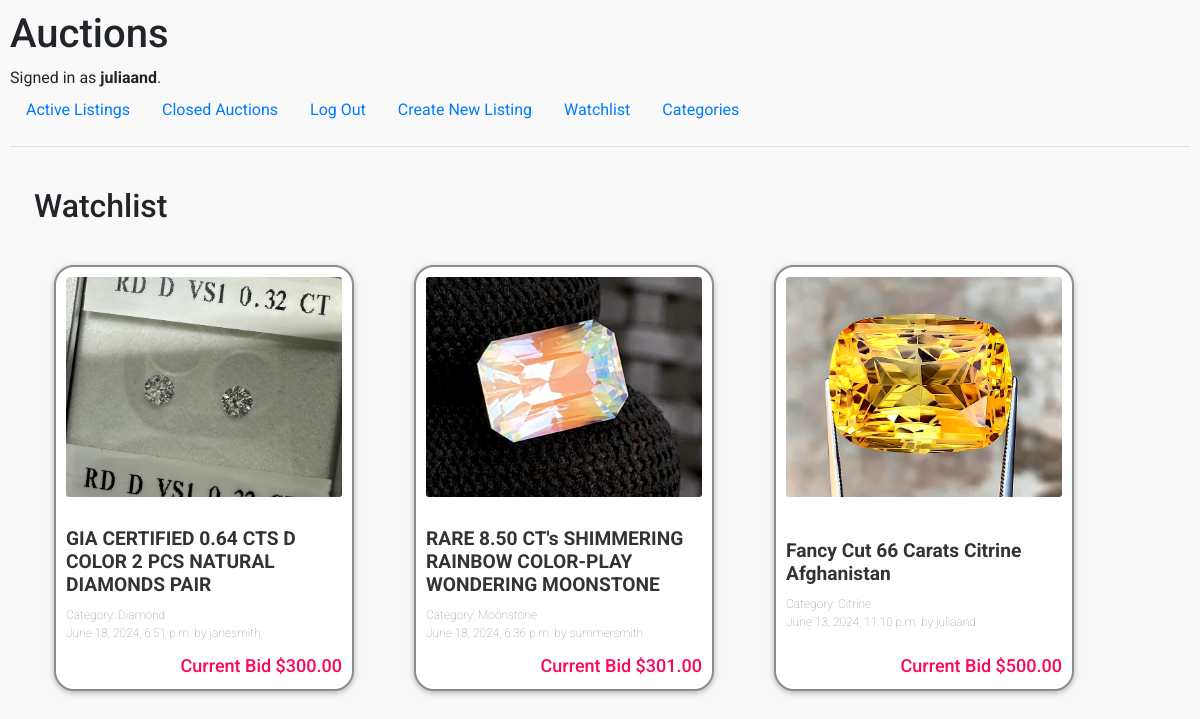
/watchlist/ (signed in), run on the app's committed database.
### auctions/models.py (models this page shows, shortened)
class User(AbstractUser):
    pass

class Listing(models.Model):
    title = models.CharField(max_length=64)
    description = models.TextField()
    starting_price = models.DecimalField(max_digits=6, decimal_places=2)
    date = models.DateTimeField(auto_now_add=True)
    author = models.ForeignKey(User, on_delete=models.CASCADE, default=None)
    image = models.ImageField(upload_to="media", default="media/fallback.png", blank=True)
    watchlist = models.ManyToManyField(User, blank=True, null=True, related_name="watchlist")
    category = models.ForeignKey(Category, on_delete=models.CASCADE, blank=True, null=True)
    active = models.BooleanField(default=True)

class Category(models.Model):
    category_name = models.CharField(max_length=64)
    def __str__(self):
        return self.category_name

### auctions/views.py (the view)
# urls.py: path("watchlist/", views.watchlist_page, name='watchlist'),
def watchlist_page(request):
    current_user = request.user
    listings = current_user.watchlist.all()
    return render(request, "auctions/watchlist.html",{
        "listings": listings
    })

### auctions/templates/auctions/watchlist.html
{% extends "auctions/layout.html" %}
{% block body %}
<div class="main-section">
    <h2>Watchlist</h2>
    <section class="listings-grid">
        {% for listing in listings %}
            <div class="listing-container">
                <div class="image-container">
                    <img class="card-img" src="{{ listing.image.url }}" alt ="{{ listing.title }}">
                </div>
                <div class="listing-content">
                    <h5 class="card-title"><a href="{% url 'listing_page' listing.id %}">{{ listing.title }}</a>
                    </h5>
                    <p>Category: {{ listing.category }}</p>
                    <p>{{ listing.date }} by {{ listing.author }}</p>
                </div>
                <div class="current-bid">
                    Current Bid ${{ listing.starting_price }}
                </div>
            </div>
        {% endfor %}
    </section>
</div>
{% endblock %}

### auctions/templates/auctions/layout.html (shortened to what this page needs)
{% load static %}
<!DOCTYPE html>
<html lang="en">
    <head>
        <link rel="stylesheet" href="https://stackpath.bootstrapcdn.com/bootstrap/4.4.1/css/bootstrap.min.css">
        <link href="{% static 'auctions/styles.css' %}" rel="stylesheet">
    </head>
    <body>
        <h1>Auctions</h1>
        <div>
            {% if user.is_authenticated %}
                Signed in as <strong>{{ user.username }}</strong>.
            {% else %}
                Not signed in.
            {% endif %}
        </div>
        <ul class="nav">
            <li class="nav-item">
                <a class="nav-link" href="{% url 'index' %}">Active Listings</a>
            </li>
            <li class="nav-item">
                <a class="nav-link" href="{% url 'closed_auctions' %}">Closed Auctions</a>
            </li>
            {% if user.is_authenticated %}
                <li class="nav-item">
                    <a class="nav-link" href="{% url 'logout' %}">Log Out</a>
                </li>
                <li class="nav-item">
                    <a class="nav-link" href="{% url 'new_listing' %}">Create New Listing</a>
                </li>
                <li class="nav-item">
                    <a class="nav-link" href="{% url 'watchlist' %}">Watchlist</a>
                </li>
                <li class="nav-item">
                    <a class="nav-link" href="{% url 'category_list' %}">Categories</a>
                </li>
            {% endif %}
        </ul>
        <hr>
        {% block body %}
        {% endblock %}
    </body>
</html>

### auctions/static/auctions/styles.css (style rules this page uses)
body { padding: 10px; background-color: rgb(250, 249, 249); font-family: Roboto, sans-serif; }
.main-section { padding: 1.5rem; display: block; }
h2 { margin-bottom: 20px; }
.listing-content { padding: 10px; margin: 0; }
.listing-content p { font-size: 12px; font-weight: 100; margin-bottom: 0; color: #909090; }
.card-img { width: 100%; height: 100%; object-fit: cover; }
.current-bid { align-self: flex-end; font-size: 18px; margin-bottom: 10px; padding-right: 10px; font-weight: 500; color: rgb(253, 6, 92); }
.listings-grid { display: grid; grid-template-columns: repeat(auto-fit, minmax(320px, 320px)); gap:40px; padding: 20px; }
.card-title { font-size: 1.2rem; margin: 10px 0; color: #333; font-weight: bold; transition: color 0.3s; }
.image-container { display: block; padding: 10px; width: 100%; overflow: hidden; height: 240px; }

### data on the page
User: username "juliaand"
Listing: image (picture), title "GIA CERTIFIED 0.64 CTS D COLOR 2 PCS NATURAL DIAMONDS PAIR", category "Diamond", date "June 18, 2024, 6:51 p.m.", author "janesmith", starting_price "300.00"
Listing: image (picture), title "RARE 8.50 CT's SHIMMERING RAINBOW COLOR-PLAY WONDERING MOONSTONE", category "Moonstone", date "June 18, 2024, 6:36 p.m.", author "summersmith", starting_price "301.00"
Listing: image (picture), title "Fancy Cut 66 Carats Citrine Afghanistan", category "Citrine", date "June 13, 2024, 11:10 p.m.", author "juliaand", starting_price "500.00"
